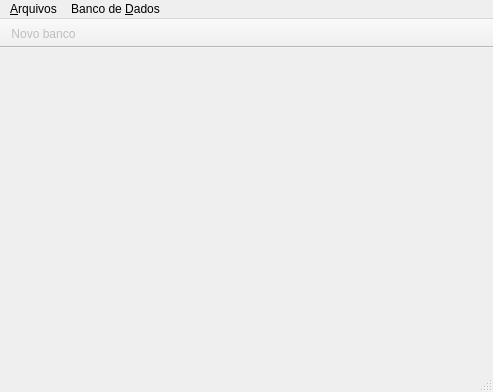
<?xml version="1.0" encoding="UTF-8"?>
<ui version="4.0">
 <class>JanelaPrincipal</class>
 <widget class="QMainWindow" name="JanelaPrincipal">
  <property name="geometry">
   <rect>
    <x>0</x>
    <y>0</y>
    <width>493</width>
    <height>392</height>
   </rect>
  </property>
  <property name="windowTitle">
   <string>MainWindow</string>
  </property>
  <widget class="QWidget" name="centralWidget"/>
  <widget class="QMenuBar" name="barraMenus">
   <property name="geometry">
    <rect>
     <x>0</x>
     <y>0</y>
     <width>493</width>
     <height>21</height>
    </rect>
   </property>
   <widget class="QMenu" name="menuArquivos">
    <property name="title">
     <string>&amp;Arquivos</string>
    </property>
    <addaction name="action_novo_banco"/>
    <addaction name="action_apontar_banco"/>
    <addaction name="separator"/>
    <addaction name="action_abrir_outro_projeto"/>
    <addaction name="action_salvar"/>
    <addaction name="action_sair"/>
   </widget>
   <widget class="QMenu" name="menuBanco_de_Dados">
    <property name="title">
     <string>Banco de &amp;Dados</string>
    </property>
    <addaction name="action_apontar_tabela"/>
    <addaction name="action_configurar_tabela"/>
    <addaction name="separator"/>
    <addaction name="action_nova_tabela"/>
    <addaction name="action_remover_tabela"/>
    <addaction name="separator"/>
    <addaction name="action_imprimir"/>
   </widget>
   <addaction name="menuArquivos"/>
   <addaction name="menuBanco_de_Dados"/>
  </widget>
  <widget class="QStatusBar" name="barraStatus"/>
  <widget class="QToolBar" name="barraFerramentas">
   <property name="enabled">
    <bool>false</bool>
   </property>
   <property name="minimumSize">
    <size>
     <width>1</width>
     <height>1</height>
    </size>
   </property>
   <property name="autoFillBackground">
    <bool>false</bool>
   </property>
   <property name="movable">
    <bool>false</bool>
   </property>
   <property name="floatable">
    <bool>false</bool>
   </property>
   <attribute name="toolBarArea">
    <enum>TopToolBarArea</enum>
   </attribute>
   <attribute name="toolBarBreak">
    <bool>false</bool>
   </attribute>
   <addaction name="action_novo_banco"/>
  </widget>
  <action name="action_apontar_banco">
   <property name="text">
    <string>&amp;Apontar banco</string>
   </property>
   <property name="toolTip">
    <string>Selecione outro banco para usar, substituindo o atual por ele</string>
   </property>
   <property name="shortcut">
    <string>Ctrl+B</string>
   </property>
  </action>
  <action name="action_configurar_tabela">
   <property name="text">
    <string>&amp;Configurar tabela</string>
   </property>
   <property name="shortcut">
    <string>Ctrl+T</string>
   </property>
  </action>
  <action name="action_abrir_outro_projeto">
   <property name="text">
    <string>Abrir &amp;outro projeto...</string>
   </property>
   <property name="shortcut">
    <string>Ctrl+A</string>
   </property>
  </action>
  <action name="action_sair">
   <property name="text">
    <string>Sai&amp;r</string>
   </property>
   <property name="shortcut">
    <string>Ctrl+Q</string>
   </property>
  </action>
  <action name="action_apontar_tabela">
   <property name="text">
    <string>&amp;Apontar tabela</string>
   </property>
  </action>
  <action name="action_nova_tabela">
   <property name="text">
    <string>&amp;Nova tabela</string>
   </property>
  </action>
  <action name="action_novo_banco">
   <property name="icon">
    <iconset theme="Normal">
     <normaloff>resources/database_blue.png</normaloff>
     <normalon>../resources/database_blue.png</normalon>resources/database_blue.png</iconset>
   </property>
   <property name="text">
    <string>&amp;Novo banco</string>
   </property>
  </action>
  <action name="action_remover_tabela">
   <property name="text">
    <string>&amp;Remover tabela</string>
   </property>
  </action>
  <action name="action_imprimir">
   <property name="text">
    <string>&amp;Imprimir</string>
   </property>
   <property name="shortcut">
    <string>Ctrl+P</string>
   </property>
  </action>
  <action name="action_salvar">
   <property name="text">
    <string>&amp;Salvar alterações no banco</string>
   </property>
   <property name="shortcut">
    <string>Ctrl+S</string>
   </property>
  </action>
 </widget>
 <layoutdefault spacing="6" margin="11"/>
 <resources/>
 <connections/>
</ui>
